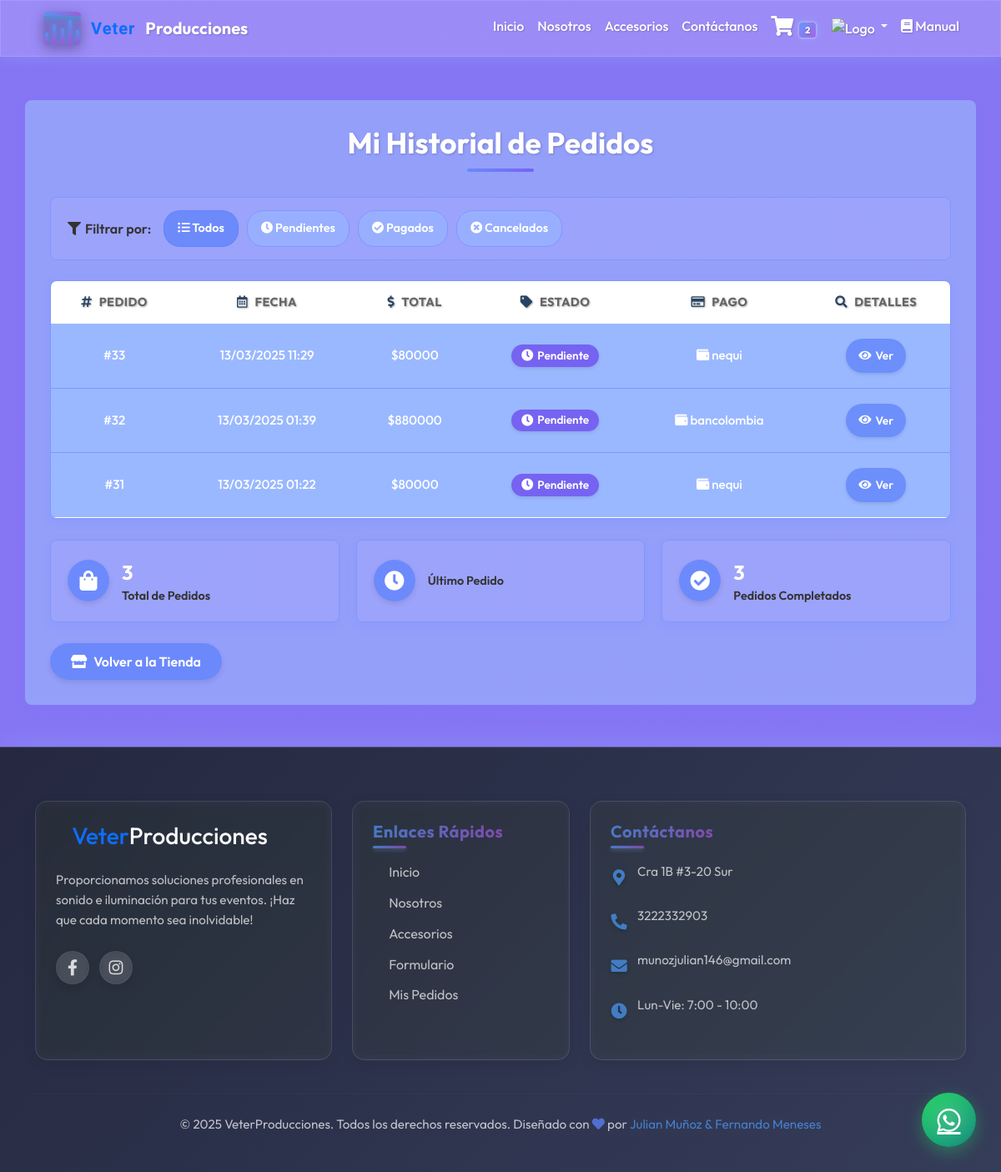
The page /historial-pedidos/ (signed in) on the database as committed earlier.
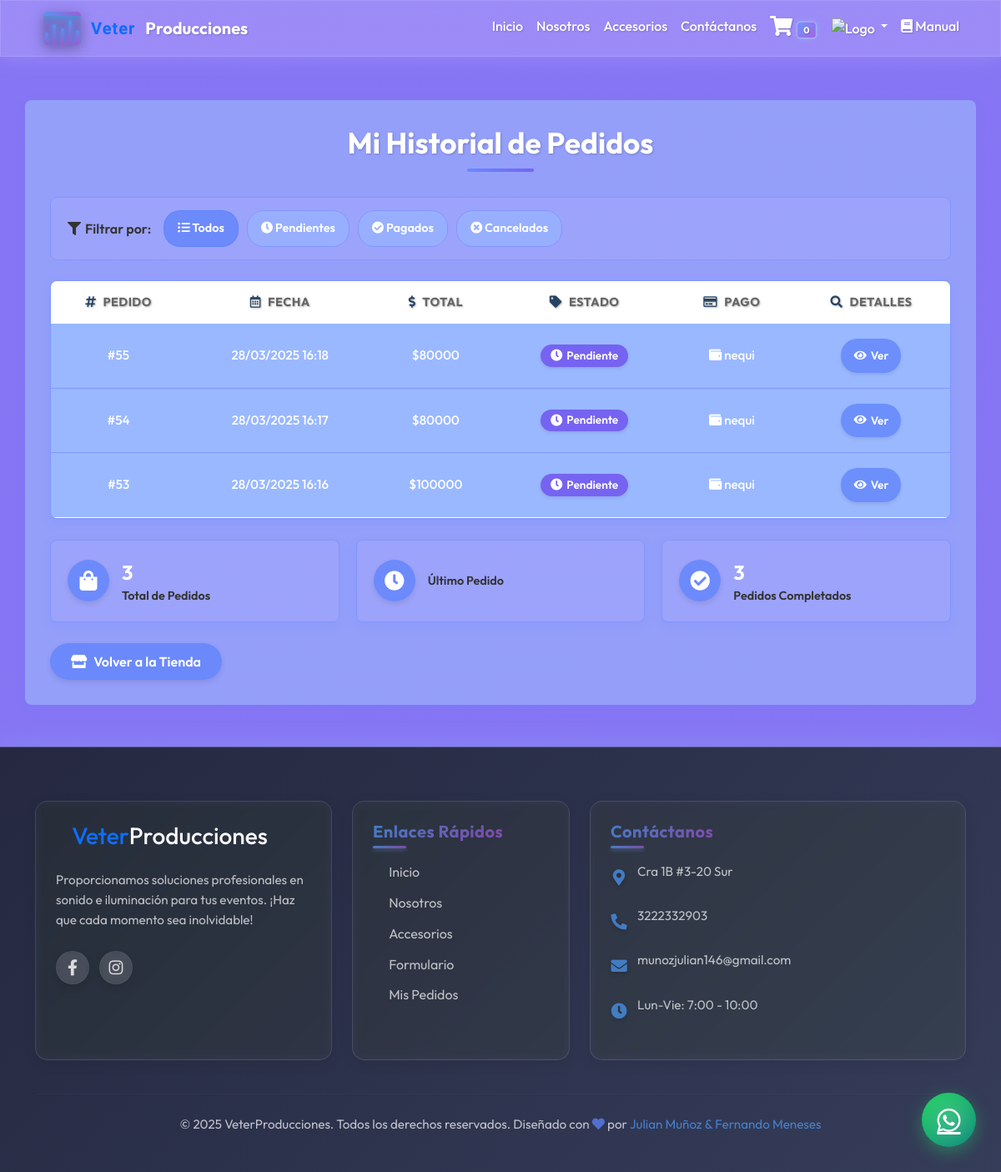
The same page on the database as committed later.
### web/models.py (models this page shows, shortened)
class Orden(models.Model):
    usuario = models.ForeignKey(User, on_delete=models.CASCADE)
    nombre = models.CharField(max_length=200)
    email = models.EmailField()
    telefono = models.CharField(max_length=20)
    fecha_creacion = models.DateTimeField(auto_now_add=True)
    total = models.DecimalField(max_digits=10, decimal_places=2)
    metodo_pago = models.CharField(max_length=50, choices=[
        ('tarjeta', 'Tarjeta de Crédito/Débito'),
        ('transferencia', 'Transferencia Bancaria'),
        ('efectivo', 'Efectivo en Entrega'),
        ('nequi', 'Nequi'),
        ('bancolombia', 'Bancolombia')
    ])
    estado = models.CharField(max_length=50, default='pendiente', choices=[
        ('pendiente', 'Pendiente'),
        ('pagado', 'Pagado'),
        ('cancelado', 'Cancelado')
    ])
    class Meta:
        verbose_name = "Orden"
        verbose_name_plural = "Órdenes"
        ordering = ['-fecha_creacion']

### web/views.py (the view)
# urls.py: path('historial-pedidos/', views.historial_pedidos, name='historial_pedidos'),
@login_required
def historial_pedidos(request):
    ordenes = Orden.objects.filter(usuario=request.user).order_by('-fecha_creacion')
    return render(request, 'historial_pedidos.html', {
        'pedidos': ordenes,
    })

### web/templates/historial_pedidos.html (shortened to what the changed rows need)
{% extends 'base.html' %}
{% load static %}
{% block content %}
<link rel="stylesheet" href="{% static 'historial_pedidos.css' %}">
<link rel="stylesheet" href="https://cdnjs.cloudflare.com/ajax/libs/animate.css/4.1.1/animate.min.css">
<link rel="stylesheet" href="https://cdnjs.cloudflare.com/ajax/libs/font-awesome/5.15.4/css/all.min.css">
<div class="container pedidos-container" style="margin-top: 120px; margin-bottom: 50px;">
    <div class="pedidos-header animate__animated animate__fadeInDown">
        <h2 class="pedidos-title">Mi Historial de Pedidos</h2>
    </div>
    {% if pedidos %}
        <div class="table-responsive pedidos-table-container animate__animated animate__fadeInUp">
            <table class="table table-hover pedidos-table" aria-label="Historial de pedidos">
                <thead class="pedidos-thead">
                    <tr>
                        <th scope="col"><i class="fas fa-hashtag"></i> <span class="column-title">Pedido</span></th>
                        <th scope="col"><i class="far fa-calendar-alt"></i> <span class="column-title">Fecha</span></th>
                        <th scope="col"><i class="fas fa-dollar-sign"></i> <span class="column-title">Total</span></th>
                        <th scope="col"><i class="fas fa-tag"></i> <span class="column-title">Estado</span></th>
                        <th scope="col"><i class="far fa-credit-card"></i> <span class="column-title">Pago</span></th>
                        <th scope="col"><i class="fas fa-search"></i> <span class="column-title">Detalles</span></th>
                    </tr>
                </thead>
                <tbody>
                    {% for pedido in pedidos %}
                    <tr class="pedido-row {% if pedido.estado == 'cancelado' %}pedido-cancelado{% endif %}"
                        data-estado="{{ pedido.estado }}"
                        data-pedido-id="{{ pedido.id }}">
                        <td class="pedido-id">#{{ pedido.id }}</td>
                        <td class="pedido-fecha">
                            <span class="fecha-completa">{{ pedido.fecha_creacion|date:"d/m/Y H:i" }}</span>
                        </td>
                        <td class="pedido-total">
                            <span class="monto">${{ pedido.total|floatformat:0 }}</span>
                        </td>
                        <td class="pedido-estado">
                            <span class="badge pedido-badge
                                {% if pedido.estado == 'cancelado' %}pedido-badge-cancelado
                                {% elif pedido.estado == 'pagado' %}pedido-badge-pagado
                                {% else %}pedido-badge-pendiente{% endif %}"
                                aria-label="Estado: {{ pedido.estado|title }}">
                                <i class="fas
                                    {% if pedido.estado == 'cancelado' %}fa-times-circle
                                    {% elif pedido.estado == 'pagado' %}fa-check-circle
                                    {% else %}fa-clock{% endif %}"></i>
                                <span class="badge-text">{{ pedido.estado|title }}</span>
                            </span>
                        </td>
                        <td class="metodo-pago">
                            <span class="pago-icon">
                                <i class="fas
                                    {% if 'tarjeta' in pedido.metodo_pago|lower %}fa-credit-card
                                    {% elif 'transferencia' in pedido.metodo_pago|lower %}fa-university
                                    {% elif 'efectivo' in pedido.metodo_pago|lower %}fa-money-bill-wave
                                    {% else %}fa-wallet{% endif %}"></i>
                            </span>
                            <span class="pago-text">{{ pedido.metodo_pago }}</span>
                        </td>
                        <td class="pedido-acciones">
                            <a href="{% url 'detalle_pedido' pedido.id %}" class="btn btn-sm pedido-btn-ver" aria-label="Ver detalles del pedido #{{ pedido.id }}">
                                <i class="fas fa-eye"></i> <span class="btn-text">Ver</span>
                            </a>
                        </td>
                    </tr>
                    {% endfor %}
                </tbody>
            </table>
        </div>
    {% endif %}
</div>
{% endblock %}

### web/templates/base.html (shortened to what the changed rows need)
<!DOCTYPE html>
<html lang="es">
<head>
    <link href="https://cdn.jsdelivr.net/npm/bootstrap@5.3.0/dist/css/bootstrap.min.css" rel="stylesheet">
    <link rel="stylesheet" href="https://cdn.jsdelivr.net/npm/bootstrap-icons@1.11.3/font/bootstrap-icons.min.css">
    <link rel="stylesheet" href="https://cdnjs.cloudflare.com/ajax/libs/font-awesome/6.0.0-beta3/css/all.min.css">
    <link rel="stylesheet" href="https://cdnjs.cloudflare.com/ajax/libs/font-awesome/5.15.4/css/all.min.css">
    {% load static %}
    <link rel="stylesheet" href="{% static 'principal.css' %}">
</head>
<body>
    <nav class="navbar navbar-expand-lg navbar-light fixed-top">
        <div class="container">
            <div class="collapse navbar-collapse" id="navbar-star">
                <ul class="navbar-nav ms-auto mb-2 mb-lg-0">
                    <li class="nav-item">
                        <a class="nav-link position-relative" href="{% url 'ver_carrito' %}">
                            <i class="fas fa-shopping-cart"></i>
                            {% if request.user.is_authenticated %}
                                <span class="badge bg-danger">{{ request.user.carritoitem_set.count|default:"0" }}</span>
                            {% endif %}
                        </a>
                    </li>
                </ul>
            </div>
        </div>
    </nav>
{% block content %}{% endblock %}
</body>
</html>

Rows that differ between the two databases and show on the page:
removed Orden: id "33", fecha_creacion "13/03/2025 11:29", total "80000", estado "Pendiente", metodo_pago "nequi"
removed Orden: id "32", fecha_creacion "13/03/2025 01:39", total "880000", estado "Pendiente", metodo_pago "bancolombia"
removed Orden: id "31", fecha_creacion "13/03/2025 01:22", total "80000", estado "Pendiente", metodo_pago "nequi"
added Orden: id "55", fecha_creacion "28/03/2025 16:18", total "80000", estado "Pendiente", metodo_pago "nequi"
added Orden: id "54", fecha_creacion "28/03/2025 16:17", total "80000", estado "Pendiente", metodo_pago "nequi"
added Orden: id "53", fecha_creacion "28/03/2025 16:16", total "100000", estado "Pendiente", metodo_pago "nequi"
Other text that changed with them:
{{ request.user.carritoitem_set.count|default:"0" }}: "2" → "0"
